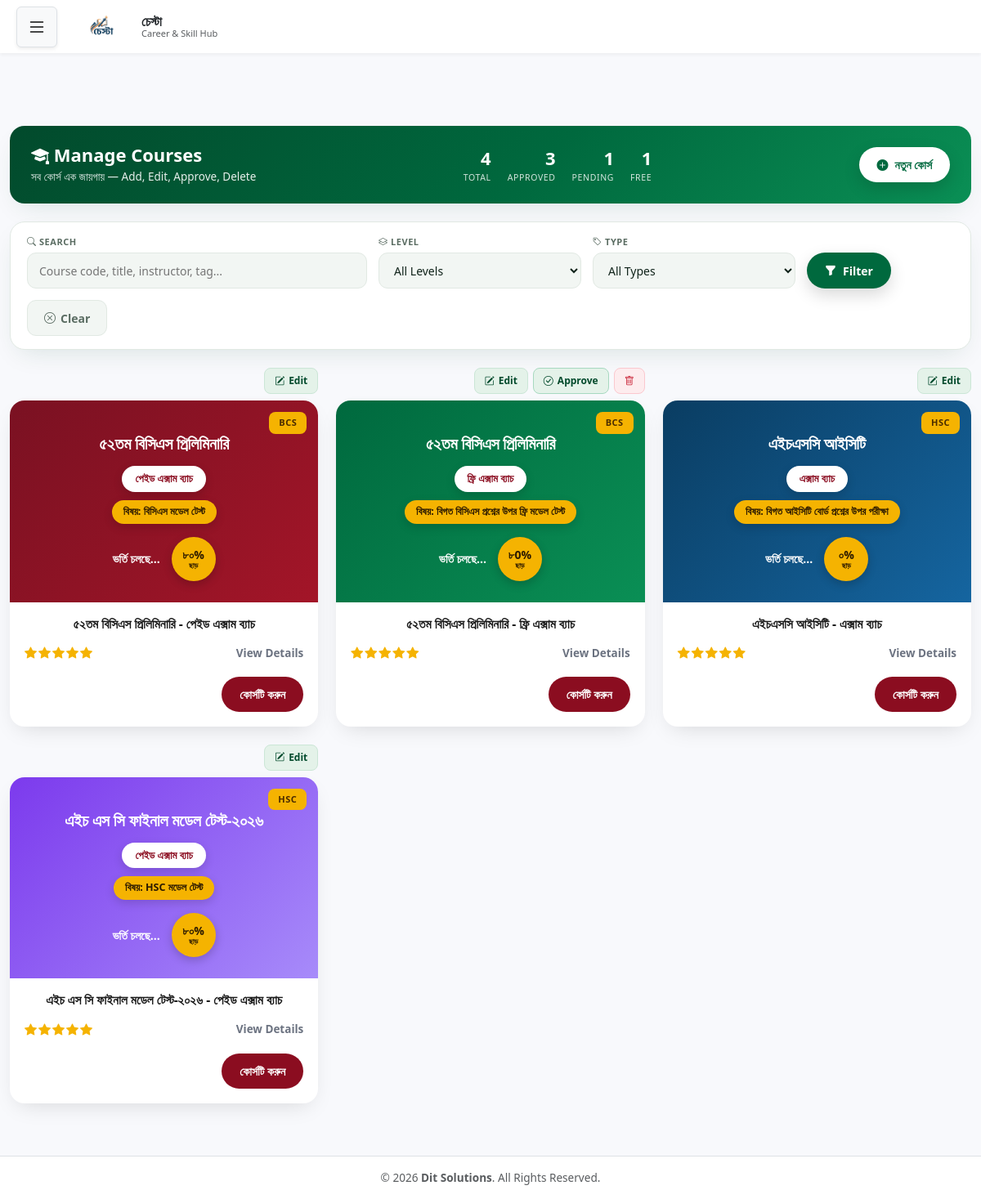
Screenshot of /manage_courses.php (signed in) with the database file from the repository.
### tables this page shows
CREATE TABLE `courses` (
  `id` int(11) NOT NULL,
  `course_code` varchar(40) NOT NULL,
  `slug` varchar(220) DEFAULT NULL,
  `title` varchar(200) NOT NULL,
  `title_bn` varchar(200) DEFAULT NULL,
  `subtitle` varchar(200) DEFAULT NULL,
  `subject_line` varchar(300) DEFAULT NULL,
  `short_desc` varchar(500) DEFAULT NULL,
  `description` longtext DEFAULT NULL,
  `thumbnail` varchar(500) DEFAULT NULL,
  `banner` varchar(500) DEFAULT NULL,
  `language` varchar(40) DEFAULT 'bn',
  `instructor_name` varchar(150) DEFAULT NULL,
  `tag` varchar(60) DEFAULT NULL,
  `discount_pct` varchar(20) DEFAULT NULL,
  `rating` tinyint(1) DEFAULT 5,
  `meta_text` varchar(200) DEFAULT NULL,
  `tone_gradient` varchar(200) DEFAULT NULL,
  `display_order` int(11) DEFAULT 0,
  `is_featured` tinyint(1) DEFAULT 0,
  `level_id` int(11) NOT NULL,
  `type_id` int(11) NOT NULL,
  `price` decimal(10,2) NOT NULL DEFAULT 0.00,
  `discount_price` decimal(10,2) DEFAULT NULL,
  `total_lessons` int(11) DEFAULT 0,
  `duration_hours` int(11) DEFAULT 0,
  `is_active` tinyint(1) DEFAULT 1,
  `BR_CODE` varchar(20) DEFAULT NULL,
  `ORG_CODE` varchar(20) DEFAULT NULL,
  `AUTHORIZED_STATUS` char(1) DEFAULT 'N',
  `AUTHORIZED_USER` varchar(100) DEFAULT NULL,
  `AUTHORIZED_DATE` date DEFAULT NULL,
  `ENTRY_DATE` datetime DEFAULT current_timestamp(),
  `ENTRY_USER` varchar(200) DEFAULT NULL,
  `EDIT_DATE` date DEFAULT NULL,
  `EDIT_USER` varchar(200) DEFAULT NULL,
  `DELETE_DATE` datetime DEFAULT NULL,
  `DELETE_USER` varchar(200) DEFAULT NULL,
  `duration_days` int(11) DEFAULT NULL
);

### manage_courses.php (the view, shortened to what this page needs)
<?php
require 'db.php';
$userSession = $_SESSION['user'];
$userOrg     = $userSession['org_code'] ?? null;
$userBr      = $userSession['br_code']  ?? null;
$canInsert  = (int)($userSession['can_insert']  ?? 1);
$canEdit    = (int)($userSession['can_edit']    ?? 1);
$canDelete  = (int)($userSession['can_delete']  ?? 1);
$canApprove = (int)($userSession['can_approve'] ?? 1);
$searchKeyword = trim($_GET['search'] ?? '');
$sql = "
    SELECT c.*, l.name AS level_name, et.type_name AS type_name
    FROM courses c
    LEFT JOIN levels     l  ON l.id  = c.level_id
    LEFT JOIN exam_types et ON et.id = c.type_id
    WHERE c.DELETE_DATE IS NULL
      AND (c.BR_CODE = :br OR c.BR_CODE IS NULL OR c.BR_CODE = '')
      AND (c.ORG_CODE = :org OR c.ORG_CODE IS NULL OR c.ORG_CODE = '')
";
$params = [':br' => $userBr, ':org' => $userOrg];
$sql .= " ORDER BY c.display_order ASC, c.is_featured DESC, c.id DESC";
$stmt = $pdo->prepare($sql);
$stmt->execute($params);
$courses = $stmt->fetchAll(PDO::FETCH_ASSOC);
$totalCourses  = count($courses);
$approvedCount = 0; $pendingCount = 0; $freeCount = 0;
foreach ($courses as $c) {
    if (($c['AUTHORIZED_STATUS'] ?? 'N') === 'Y') $approvedCount++;
    else $pendingCount++;
    $price = (!empty($c['discount_price']) && $c['discount_price'] > 0) ? $c['discount_price'] : $c['price'];
    if ($price == 0) $freeCount++;
}
?>
<!DOCTYPE html>
<html lang="bn">
<head>
    <link href="https://cdn.jsdelivr.net/npm/bootstrap@5.3.0/dist/css/bootstrap.min.css" rel="stylesheet">
    <link href="https://cdn.jsdelivr.net/npm/bootstrap-icons@1.11.3/font/bootstrap-icons.css" rel="stylesheet">
</head>
<body class="d-flex flex-column min-vh-100">
<?php include 'header.php'; ?>
<div class="container py-4" style="max-width: 1280px;">
    <div class="admin-bar">
        <div>
            <h3><i class="bi bi-mortarboard-fill"></i> Manage Courses</h3>
            <p>সব কোর্স এক জায়গায় — Add, Edit, Approve, Delete</p>
        </div>
        <div class="admin-stats">
            <div class="admin-stat"><div class="num"><?= $totalCourses ?></div><div class="lbl">Total</div></div>
            <div class="admin-stat"><div class="num"><?= $approvedCount ?></div><div class="lbl">Approved</div></div>
            <div class="admin-stat"><div class="num"><?= $pendingCount ?></div><div class="lbl">Pending</div></div>
            <div class="admin-stat"><div class="num"><?= $freeCount ?></div><div class="lbl">Free</div></div>
        </div>
        <?php if ($canInsert): ?>
            <button type="button" class="btn-add-new" id="toggleFormBtn">
                <i class="bi bi-plus-circle-fill"></i>
                <span id="toggleBtnLabel">নতুন কোর্স</span>
            </button>
        <?php endif; ?>
    </div>
    <form class="filter-bar" method="get" id="filterForm">
        <div class="field" style="flex: 2 1 320px;">
            <label><i class="bi bi-search"></i> Search</label>
            <input type="text" name="search" id="filterSearch"
                   placeholder="Course code, title, instructor, tag..."
                   value="<?= htmlspecialchars($searchKeyword) ?>">
        </div>
        <div class="field">
            <label><i class="bi bi-layers"></i> Level</label>
            <select name="level_id" id="filterLevel">
                <option value="0">All Levels</option>
            </select>
        </div>
        <div class="field">
            <label><i class="bi bi-tag"></i> Type</label>
            <select name="type_id" id="filterType">
                <option value="0">All Types</option>
            </select>
        </div>
        <div class="field" style="flex: 0 0 auto;">
            <button type="submit" class="btn-add-new" style="background:var(--g);color:#fff;height:44px;">
                <i class="bi bi-funnel-fill"></i> Filter
            </button>
        </div>
        <div class="field" style="flex: 0 0 auto;">
            <a href="manage_courses.php" class="btn-clear">
                <i class="bi bi-x-circle"></i> Clear
            </a>
        </div>
    </form>
    <div class="course-grid">
        <?php if ($totalCourses > 0): ?>
            <?php foreach ($courses as $c):
                $titleBn   = $c['title_bn'] ?: $c['title'];
                $subtitle  = $c['subtitle'] ?: '';
                $subject   = $c['subject_line'] ?: '';
                $tag       = $c['tag'] ?: '';
                $discount  = $c['discount_pct'] ?: '';
                $meta      = $c['meta_text'] ?: '';
                $rating    = max(1, min(5, (int)($c['rating'] ?? 5)));
                $tone      = $c['tone_gradient'] ?: 'linear-gradient(135deg,#7a1122 0%,#a31528 100%)';
                $isAuth    = ($c['AUTHORIZED_STATUS'] ?? 'N') === 'Y';
                $viewUrl = 'course_view.php?course_id='   . (int)$c['id']
                         . '&level_id='    . (int)$c['level_id']
                         . '&exam_type_id=' . (int)$c['type_id'];
            ?>
            <div class="course-item">
                <?php if ($canEdit || $canDelete || $canApprove): ?>
                <div class="admin-card-actions">
                    <?php if ($canEdit): ?>
                        <a href="?edit=<?= (int)$c['id'] ?>"
                           class="admin-act-btn admin-act-edit" title="Edit">
                            <i class="bi bi-pencil-square"></i> Edit
                        </a>
                    <?php endif; ?>
                    <?php if ($canApprove && !$isAuth): ?>
                        <form method="post" style="display:inline;"
                              onsubmit="return confirm('এই কোর্স approve করবেন?');">
                            <button type="submit" class="admin-act-btn admin-act-approve">
                                <i class="bi bi-check-circle"></i> Approve
                            </button>
                        </form>
                    <?php endif; ?>
                    <?php if ($canDelete && !$isAuth): ?>
                        <form method="post" style="display:inline;"
                              onsubmit="return confirm('এই কোর্স মুছে ফেলবেন?');">
                            <button type="submit" class="admin-act-btn admin-act-delete">
                                <i class="bi bi-trash"></i>
                            </button>
                        </form>
                    <?php endif; ?>
                </div>
                <?php endif; ?>
                <div class="course-card">
                    <div class="course-card-top" style="background:<?= htmlspecialchars($tone) ?>">
                        <?php if ($tag): ?>
                            <span class="course-tag"><?= htmlspecialchars($tag) ?></span>
                        <?php endif; ?>
                        <h3 class="course-name"><?= htmlspecialchars($titleBn) ?></h3>
                        <?php if ($subtitle): ?>
                            <div class="course-subtitle-pill"><?= htmlspecialchars($subtitle) ?></div>
                        <?php endif; ?>
                        <?php if ($subject): ?>
                            <div class="course-subject-pill"><?= htmlspecialchars($subject) ?></div>
                        <?php endif; ?>
                        <div class="course-meta-row">
                            <?php if ($meta): ?>
                                <span class="course-meta-text"><?= htmlspecialchars($meta) ?></span>
                            <?php endif; ?>
                            <?php if ($discount): ?>
                                <div class="course-discount-circle">
                                    <?= htmlspecialchars($discount) ?>
                                    <small>ছাড়</small>
                                </div>
                            <?php endif; ?>
                        </div>
                    </div>
                    <div class="course-card-body">
                        <div class="course-body-title">
                            <?= htmlspecialchars($titleBn) ?>
                            <?php if ($subtitle): ?> - <?= htmlspecialchars($subtitle) ?><?php endif; ?>
                        </div>
                        <div class="course-bottom-row">
                            <div class="course-stars">
                                <?php for ($i = 1; $i <= 5; $i++): ?>
                                    <i class="bi <?= $i <= $rating ? 'bi-star-fill' : 'bi-star empty' ?>"></i>
                                <?php endfor; ?>
                            </div>
                            <a href="<?= htmlspecialchars($viewUrl) ?>" class="course-view-link">
                                View Details
                            </a>
                        </div>
                        <a href="<?= htmlspecialchars($viewUrl) ?>" class="course-cta-btn">
                            কোর্সটি করুন
                        </a>
                    </div>
                </div>
            </div>
            <?php endforeach; ?>
        <?php endif; ?>
    </div>
</div>
<?php include 'footer.php'; ?>
</body>
</html>

### header.php (style rules this page uses)
:root { --sidebar-width: 280px; --dark-navy: #1a1a2e; --light-navy: #252545; }
body { background-color: #f8f9fc; margin: 0; min-height: 100vh; display: flex; }

### footer.php (style rules this page uses)
html, body { height: 100%; margin: 0; }

### rows the page displays
courses: tag "BCS", title_bn "৫২তম বিসিএস প্রিলিমিনারি", subtitle "পেইড এক্সাম ব্যাচ", subject_line "বিষয়: বিসিএস মডেল টেস্ট", meta_text "ভর্তি চলছে...", discount_pct "৮০%", rating 5 (drawn)
courses: tag "BCS", title_bn "৫২তম বিসিএস প্রিলিমিনারি", subtitle "ফ্রি এক্সাম ব্যাচ", subject_line "বিষয়: বিগত বিসিএস প্রশ্নের উপর ফ্রি মডেল টেস্ট", meta_text "ভর্তি চলছে...", discount_pct "৮0%", rating 5 (drawn)
courses: tag "HSC", title_bn "এইচএসসি আইসিটি", subtitle "এক্সাম ব্যাচ", subject_line "বিষয়: বিগত আইসিটি বোর্ড প্রশ্নের উপর পরীক্ষা", meta_text "ভর্তি চলছে...", discount_pct "০%", rating 5 (drawn)
courses: tag "HSC", title_bn "এইচ এস সি ফাইনাল মডেল টেস্ট-২০২৬", subtitle "পেইড এক্সাম ব্যাচ", subject_line "বিষয়: HSC মডেল টেস্ট", meta_text "ভর্তি চলছে...", discount_pct "৮০%", rating 5 (drawn)

### other values shown
$orgName "চেস্টা"
$totalCourses "4"
$approvedCount "3"
$pendingCount "1"
$freeCount "1"
